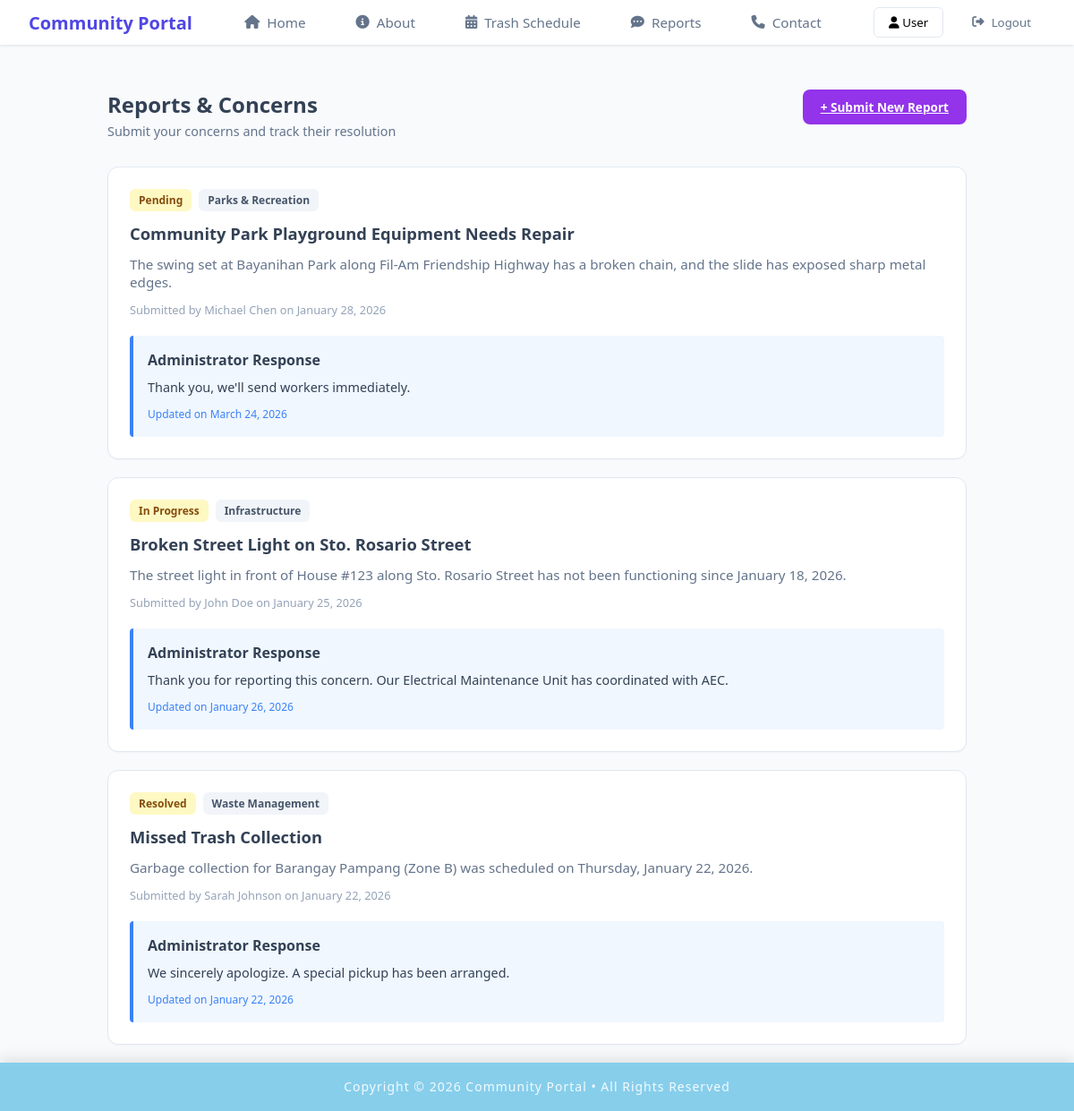
The page /member/member_reports.php on the database as committed earlier.
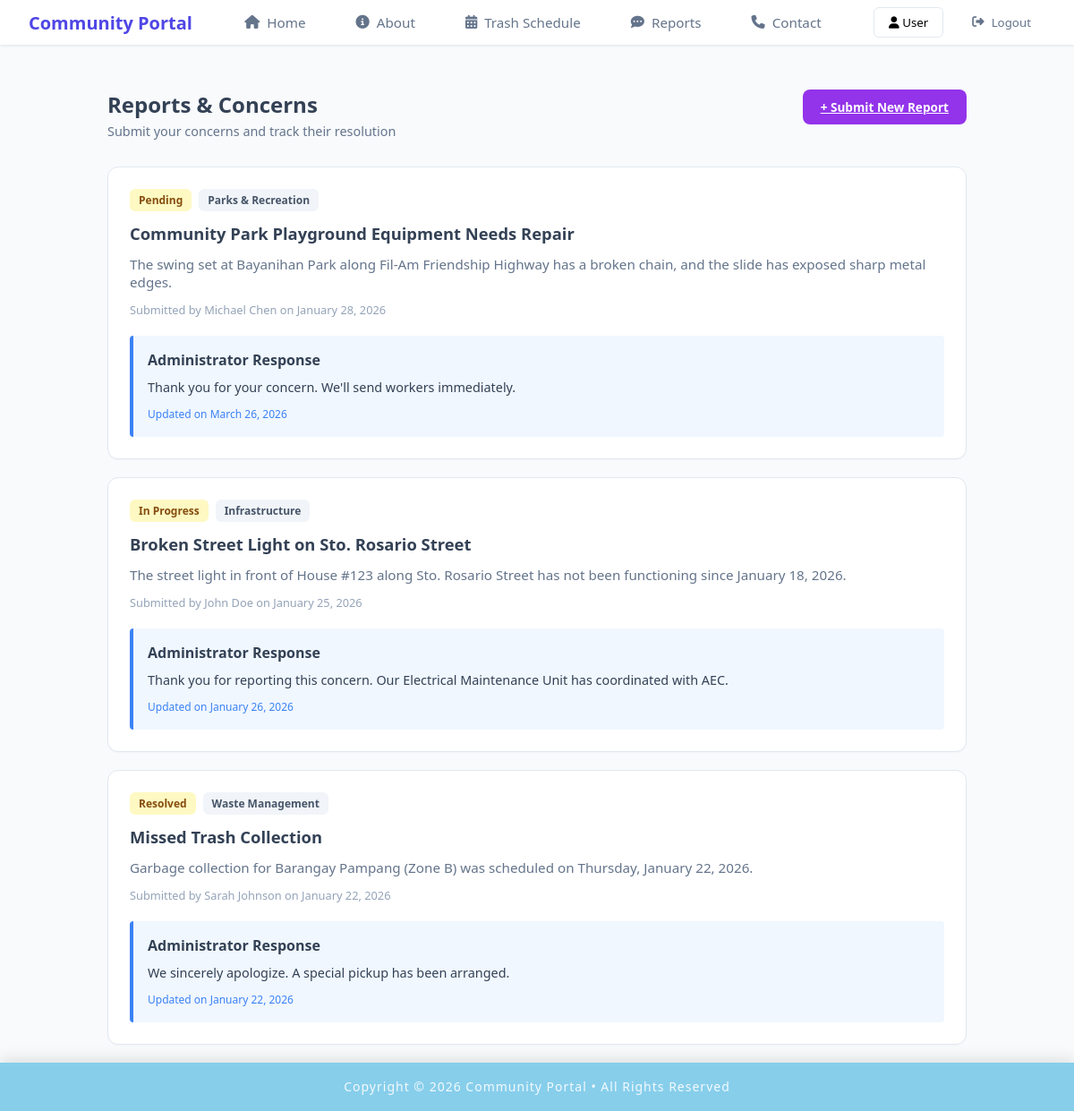
The same page on the database as committed later.
### tables this page shows
CREATE TABLE `reports` (
  `report_id` int NOT NULL,
  `report_name` varchar(100) NOT NULL,
  `report_title` varchar(200) NOT NULL,
  `report_tag` varchar(50) NOT NULL,
  `report_content` text NOT NULL,
  `report_submitted` timestamp NOT NULL DEFAULT CURRENT_TIMESTAMP,
  `status` varchar(20) DEFAULT 'Pending',
  `admin_note` text,
  `admin_resolved` timestamp NULL DEFAULT NULL
);

### member/member_reports.php (the view, shortened to what this page needs)
<?php
include "../includes/db_conn.php";
include "../includes/member_header.php";
?>
<!DOCTYPE html>
<html lang="en">
    <head>
        <link rel="stylesheet" href="../css/member_reports.css">
        <link rel="stylesheet" href="https://cdnjs.cloudflare.com/ajax/libs/font-awesome/6.5.0/css/all.min.css">
    </head>
    <body>
        <div class="content-wrapper">
            <div class="container">
                <div class="page-header">
                    <div class="header-content">
                        <div class="title-row">
                            <h1>Reports & Concerns</h1>
                        </div>
                        <p class="subtitle">Submit your concerns and track their resolution</p>
                    </div>
                    <?php if (!isset($_GET['show_form'])): ?>
                        <a href="?show_form=true" class="btn-submit">+ Submit New Report</a>
                    <?php endif; ?>
                </div>
            <main class="report-list">
                <?php
                    $stmt = $pdo->query("SELECT * FROM reports ORDER BY report_submitted DESC");
                    if ($stmt->rowCount() > 0) {
                        while($report = $stmt->fetch()) {
                            $isAnnouncement = ($report['report_tag'] == 'Announcement');
                    ?>
                        <article class="report-card">
                            <div class="badge-container">
                                <?php if(!$isAnnouncement): ?>
                                    <span class="badge status-pending"><?php echo htmlspecialchars($report['status'] ?? ''); ?></span>
                                <?php endif; ?>
                                <span class="badge tag"><?php echo htmlspecialchars($report['report_tag'] ?? ''); ?></span>
                            </div>
                            <h2><?php echo htmlspecialchars($report['report_title'] ?? ''); ?></h2>
                            <p class="report-text"><?php echo htmlspecialchars($report['report_content'] ?? ''); ?></p>
                            <div class="author-meta">
                                Submitted by <?php echo htmlspecialchars($report['report_name'] ?? ''); ?> on <?php echo date("F j, Y", strtotime($report['report_submitted'] ?? '')); ?>
                            </div>
                            <?php if(!empty($report['admin_note'])): ?>
                                <section class="admin-reply">
                                    <h3><?php echo $isAnnouncement ? 'Additional Information' : 'Administrator Response'; ?></h3>
                                    <p><?php echo htmlspecialchars($report['admin_note'] ?? ''); ?></p>
                                    <time class="reply-date">Updated on <?php echo date("F j, Y", strtotime($report['admin_resolved'])); ?></time>
                                </section>
                            <?php elseif(!$isAnnouncement): ?>
                                <section class="admin-reply">
                                    <p><em>Awaiting administrative review...</em></p>
                                </section>
                            <?php endif; ?>
                        </article>
                    <?php
                        }
                    }
                    ?>
            </main>
        </div>
    </body>
</html>
<?php
include "../includes/footer.php";
?>

Rows that differ between the two databases and show on the page:
changed reports "Community Park Playground Equipment Needs Repair": admin_note "Thank you, we'll send workers immediately." → "Thank you for your concern. We'll send workers immediately."; admin_resolved "March 24, 2026" → "March 26, 2026"
